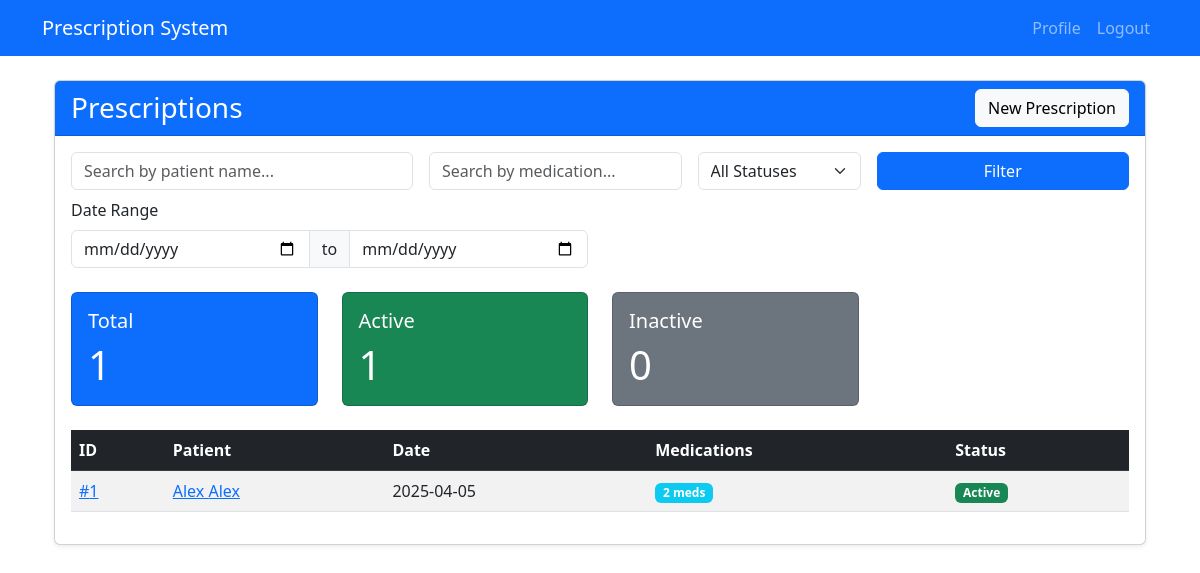
Before: /prescriptions/ (signed in) with the older database file.
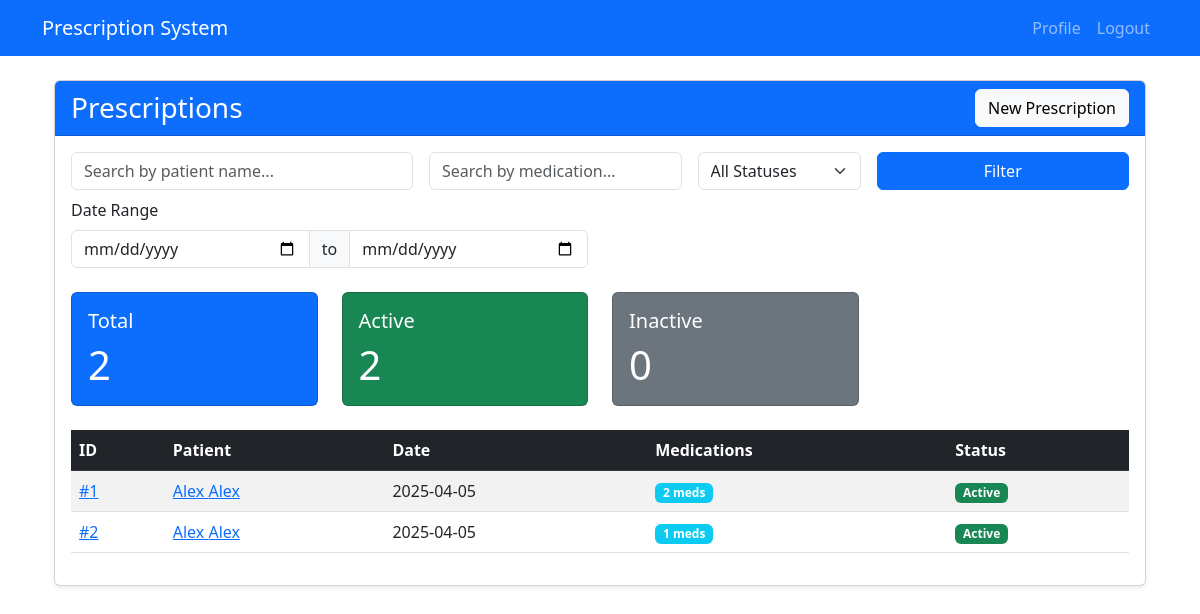
After: the same page with the newer database file.
### prescriptions/models.py (models this page shows, shortened)
class Prescription(models.Model):
    patient = models.ForeignKey('patients.Patient', on_delete=models.CASCADE)
    physician = models.ForeignKey('physicians.Physician', on_delete=models.CASCADE)
    date = models.DateField(auto_now_add=True)
    is_active = models.BooleanField(default=True)
    notes = models.TextField(blank=True, null=True)

### patients/models.py (models this page shows, shortened)
class Patient(models.Model):
    GENDER_CHOICES = [
        ('M', 'Male'),
        ('F', 'Female'),
        ('O', 'Other'),
    ]
    physicians = models.ManyToManyField(
        'physicians.Physician',
        related_name='patients'
    )
    first_name = models.CharField(max_length=150)
    last_name = models.CharField(max_length=150)
    email = models.EmailField(unique=True)
    phone = models.CharField(max_length=15, unique=True)
    birthday = models.DateField()
    gender = models.CharField(max_length=1, choices=GENDER_CHOICES)
    weight = models.IntegerField()
    created_at = models.DateTimeField(auto_now_add=True)

### prescriptions/views.py (the view)
# urls.py: path('prescriptions/', PrescriptionListView.as_view(), name='prescription-list'),
class PrescriptionListView(FilterView):
    model = Prescription
    template_name = 'prescriptions/list.html'
    context_object_name = 'prescriptions'
    filterset_class = PrescriptionFilter
    paginate_by = 20
    def get_queryset(self):
        return Prescription.objects.filter(
            physician=self.request.user
        ).select_related('patient').order_by('-date')
    def get_context_data(self, **kwargs):
        context = super().get_context_data(**kwargs)
        queryset = self.get_queryset()
        context.update({
            'total_prescriptions': queryset.count(),
            'active_prescriptions': queryset.filter(is_active=True).count(),
            'inactive_prescriptions': queryset.filter(is_active=False).count(),
        })
        return context

### prescriptions/templates/prescriptions/list.html (shortened to what this page needs)
{% extends 'base.html' %}
{% block content %}
<div class="container-fluid">
    <div class="card shadow-sm">
        <div class="card-header bg-primary text-white d-flex justify-content-between align-items-center">
            <h3 class="mb-0">Prescriptions</h3>
            <a href="{% url 'prescription-create' %}" class="btn btn-light">
                 New Prescription
            </a>
        </div>
        <div class="card-body">
            <form method="get" class="mb-4">
                <div class="row g-3">
                    <div class="col-md-4">
                        {{ filter.form.patient }}
                    </div>
                    <div class="col-md-3">
                        {{ filter.form.medication }}
                    </div>
                    <div class="col-md-2">
                        {{ filter.form.status }}
                    </div>
                    <div class="col-md-3 d-flex align-items-end">
                        <button type="submit" class="btn btn-primary w-100">
                             Filter
                        </button>
                    </div>
                </div>
                <div class="row mt-2">
                    <div class="col-md-6">
                        <label class="form-label">Date Range</label>
                        <div class="input-group">
                            <input type="date" name="date_after" class="form-control"
                                value="{{ filter.form.date_after.value|default:'' }}">
                            <span class="input-group-text">to</span>
                            <input type="date" name="date_before" class="form-control"
                                value="{{ filter.form.date_before.value|default:'' }}">
                        </div>
                    </div>
                </div>
            </form>
            <div class="row mb-4">
                <div class="col-md-3">
                    <div class="card text-white bg-primary">
                        <div class="card-body">
                            <h5 class="card-title">Total</h5>
                            <p class="card-text display-6">{{ total_prescriptions }}</p>
                        </div>
                    </div>
                </div>
                <div class="col-md-3">
                    <div class="card text-white bg-success">
                        <div class="card-body">
                            <h5 class="card-title">Active</h5>
                            <p class="card-text display-6">{{ active_prescriptions }}</p>
                        </div>
                    </div>
                </div>
                <div class="col-md-3">
                    <div class="card text-white bg-secondary">
                        <div class="card-body">
                            <h5 class="card-title">Inactive</h5>
                            <p class="card-text display-6">{{ inactive_prescriptions }}</p>
                        </div>
                    </div>
                </div>
            </div>
            <div class="table-responsive">
                <table class="table table-striped table-hover">
                    <thead class="table-dark">
                        <tr>
                            <th>ID</th>
                            <th>Patient</th>
                            <th>Date</th>
                            <th>Medications</th>
                            <th>Status</th>
                        </tr>
                    </thead>
                    <tbody>
                        {% for prescription in prescriptions %}
                        <tr>
                            <td>
                                <a href="{% url 'prescription-detail' prescription.id %}">
                                    #{{ prescription.id }}
                            </td>
                            <td>
                                <a href="{% url 'patient-detail' prescription.patient.id %}">
                                    {{ prescription.patient.first_name }} {{ prescription.patient.last_name }}
                                </a>
                            </td>
                            <td>{{ prescription.date|date:"Y-m-d" }}</td>
                            <td>
                                <span class="badge bg-info"
                                    title="{% for pm in prescription.prescriptionmedication_set.all %}{{ pm.medication.name }}{% if not forloop.last %}, {% endif %}{% endfor %}">
                                    {{ prescription.prescriptionmedication_set.count }} meds
                                </span>
                            </td>
                            <td>
                                <span class="badge {% if prescription.is_active %}bg-success{% else %}bg-secondary{% endif %}">
                                    {% if prescription.is_active %}Active{% else %}Inactive{% endif %}
                                </span>
                            </td>
                        </tr>
                        {% empty %}
                        <tr>
                            <td colspan="6" class="text-center">No prescriptions found</td>
                        </tr>
                        {% endfor %}
                    </tbody>
                </table>
            </div>
        </div>
    </div>
</div>
{% endblock %}

### medications/templates/base.html (shortened to what this page needs)
<!DOCTYPE html>
<html lang="en">
<head>
    <link href="https://cdn.jsdelivr.net/npm/bootstrap@5.3.0/dist/css/bootstrap.min.css" rel="stylesheet">
</head>
<body>
    <nav class="navbar navbar-expand-lg navbar-dark bg-primary">
        <div class="container">
            <a class="navbar-brand" href="{% url 'home' %}">Prescription System</a>
            <div class="navbar-nav ms-auto">
                {% if user.is_authenticated %}
                <a class="nav-link" href="{% url 'template-profile' %}">Profile</a>
                <form method="post" action="{% url 'template-logout' %}" class="d-inline">
                    <button type="submit" class="nav-link btn btn-link">Logout</button>
                </form>
                {% else %}
                <a class="nav-link" href="{% url 'template-login' %}">Login</a>
                <a class="nav-link" href="{% url 'template-register' %}">Register</a>
                {% endif %}
            </div>
        </div>
    </nav>
    <div class="container mt-4">
        {% block content %}{% endblock %}
    </div>
</body>
</html>

Changed rows visible on the page:
added Prescription: id "2", patient.first_name "Alex", patient.last_name "Alex", date "2025-04-05", prescriptionmedication_set.count "1", is_active "Active"
Other visible differences:
{{ total_prescriptions }}: "1" → "2"
{{ active_prescriptions }}: "1" → "2"
